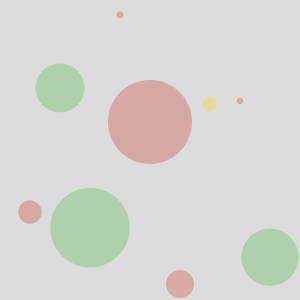
Frame 1 (no input)
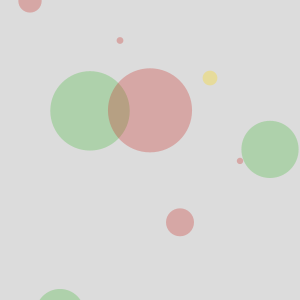
Frame 60 (the mouse pressed at the canvas centre just before this capture)
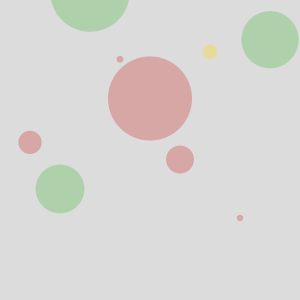
Frame 120 (the mouse held since frame 60 and released just before this capture)

The Processing sketch that drew these frames (run headless with seeded random() and noise(); from frame 60 on, the mouse is pressed at the canvas centre):

// Processing sketch: processing_20368
// ── processing_20368.pde

int num = 10;
float[] radius = new float[num];
float mySize = 50;
float[] ypos = new float[num];
float[] speed = new float[num];
color[] myColors = new color[4];
int[] col = new int[num];

void setup() {

  size(300,300);

  //explicitly add colors to the myColors array
  myColors[0] = color(200,40,35,75);
  myColors[1] = color(65,185,54,75);
  myColors[2] = color(255,217,0,75);
  myColors[3] = color(0,168,255,75);

  //use a loop to randomly seed ypos, speed, and col
  for(int i=num-1; i>=0; i--) {
    ypos[i] = random(0,height);
    speed[i] = random(-5,5);
    col[i] = floor(random(0,4));
    radius[i] = random(5,100);
  }
  noStroke();
  smooth();
}

void draw() {
  background(220);
  
  for(int i=0; i<num-1; i++) {
    //use the int from col[] to choose the fill from myColors[]
    fill(myColors[col[i]]);
    //draw the ellipse using ypos[]
    ellipse(width/num * i + width/num, ypos[i], radius[i], radius[i]);
    //update ypos[] with speed[]
    ypos[i] = ypos[i] + speed[i];
    
    //if the circles go off the screen, reset them
    if(ypos[i] > height + mySize/2) ypos[i] = -mySize/2;
    if(ypos[i] < -mySize/2) ypos[i] = height - +mySize/2;
  }
}
